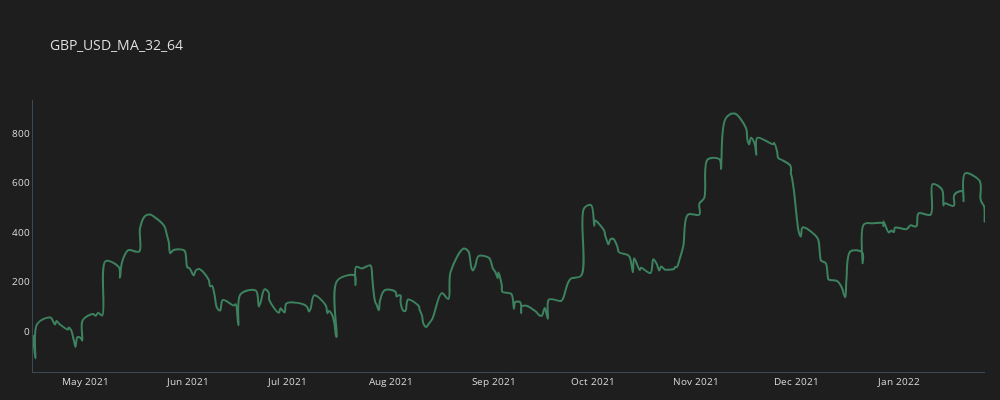
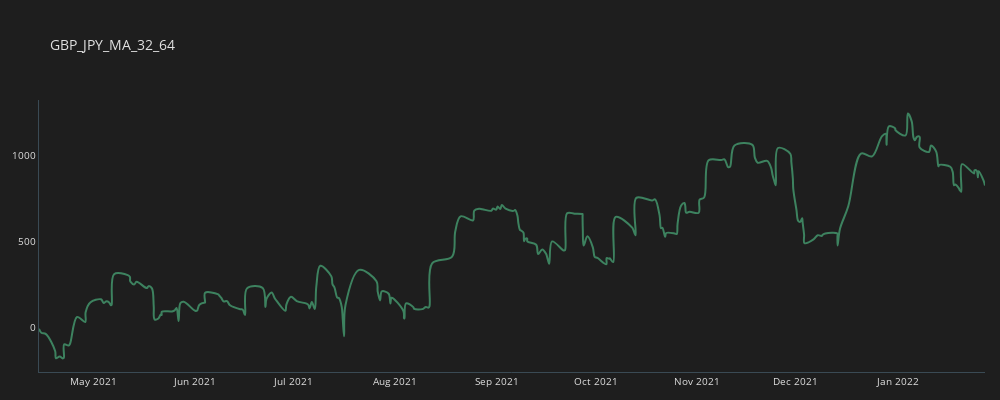
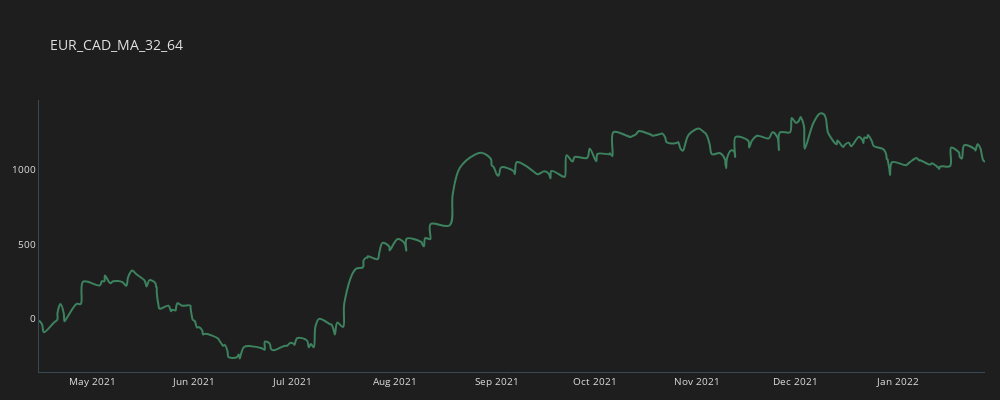
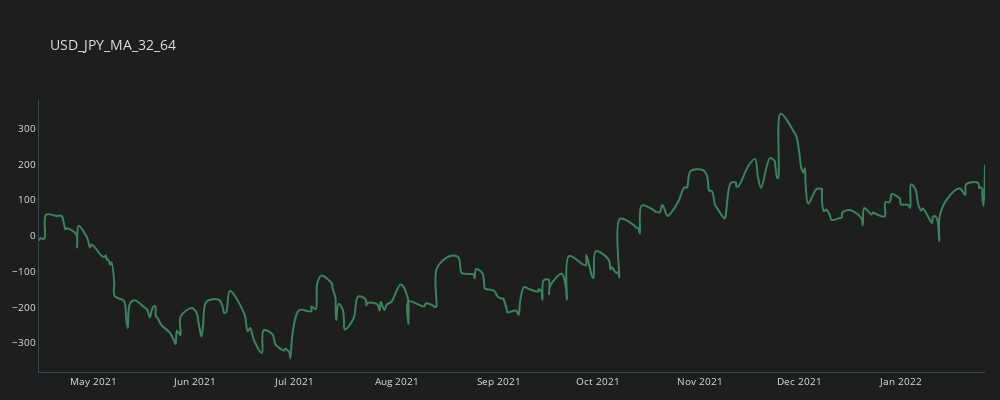

The cell these charts' notebook holds for them, in order:
### Markdown cell above
Now lets look at all the players

### Code cell
c = 'MA_32_64'
for p in our_pairs:
    temp_df = all_trades[(all_trades.CROSS==c) & (all_trades.PAIR==p)].copy()
    temp_df['CUM_GAIN'] = temp_df.GAIN.cumsum()
    plot_line(temp_df, p + "_" + c)

### Figure 1 — Plotly figure (JSON) as saved in the notebook; plotly's stock layout.template omitted (floating-point values rounded to 4 significant figures; data arrays with more than 128 entries replaced by an {"elided": "..."} marker saying what was removed)
{"data": [{"line": {"color": "#3d825f", "shape": "spline", "width": 2}, "mode": "lines", "name": "CAD_CUM_GAIN", "type": "scatter", "x": {"elided": "249 str values"}, "y": {"elided": "249 float values"}}], "layout": {"font": {"color": "#e1e1e1", "size": 10}, "height": 400, "margin": {"b": 15, "l": 15, "r": 15}, "paper_bgcolor": "#1e1e1e", "plot_bgcolor": "#1e1e1e", "title": {"text": "GBP_USD_MA_32_64"}, "width": 1000, "xaxis": {"linecolor": "#3a4a54", "linewidth": 1, "showgrid": false, "zeroline": false}, "yaxis": {"linecolor": "#3a4a54", "linewidth": 1, "showgrid": false, "zeroline": false}}}

### Figure 2 — Plotly figure (JSON) as saved in the notebook; plotly's stock layout.template omitted (floating-point values rounded to 4 significant figures; data arrays with more than 128 entries replaced by an {"elided": "..."} marker saying what was removed)
{"data": [{"line": {"color": "#3d825f", "shape": "spline", "width": 2}, "mode": "lines", "name": "CAD_CUM_GAIN", "type": "scatter", "x": {"elided": "253 str values"}, "y": {"elided": "253 float values"}}], "layout": {"font": {"color": "#e1e1e1", "size": 10}, "height": 400, "margin": {"b": 15, "l": 15, "r": 15}, "paper_bgcolor": "#1e1e1e", "plot_bgcolor": "#1e1e1e", "title": {"text": "GBP_JPY_MA_32_64"}, "width": 1000, "xaxis": {"linecolor": "#3a4a54", "linewidth": 1, "showgrid": false, "zeroline": false}, "yaxis": {"linecolor": "#3a4a54", "linewidth": 1, "showgrid": false, "zeroline": false}}}

### Figure 3 — Plotly figure (JSON) as saved in the notebook; plotly's stock layout.template omitted (floating-point values rounded to 4 significant figures; data arrays with more than 128 entries replaced by an {"elided": "..."} marker saying what was removed)
{"data": [{"line": {"color": "#3d825f", "shape": "spline", "width": 2}, "mode": "lines", "name": "CAD_CUM_GAIN", "type": "scatter", "x": {"elided": "263 str values"}, "y": {"elided": "263 float values"}}], "layout": {"font": {"color": "#e1e1e1", "size": 10}, "height": 400, "margin": {"b": 15, "l": 15, "r": 15}, "paper_bgcolor": "#1e1e1e", "plot_bgcolor": "#1e1e1e", "title": {"text": "EUR_CAD_MA_32_64"}, "width": 1000, "xaxis": {"linecolor": "#3a4a54", "linewidth": 1, "showgrid": false, "zeroline": false}, "yaxis": {"linecolor": "#3a4a54", "linewidth": 1, "showgrid": false, "zeroline": false}}}

### Figure 4 — Plotly figure (JSON) as saved in the notebook; plotly's stock layout.template omitted (floating-point values rounded to 4 significant figures; data arrays with more than 128 entries replaced by an {"elided": "..."} marker saying what was removed)
{"data": [{"line": {"color": "#3d825f", "shape": "spline", "width": 2}, "mode": "lines", "name": "CAD_CUM_GAIN", "type": "scatter", "x": {"elided": "263 str values"}, "y": {"elided": "263 float values"}}], "layout": {"font": {"color": "#e1e1e1", "size": 10}, "height": 400, "margin": {"b": 15, "l": 15, "r": 15}, "paper_bgcolor": "#1e1e1e", "plot_bgcolor": "#1e1e1e", "title": {"text": "USD_JPY_MA_32_64"}, "width": 1000, "xaxis": {"linecolor": "#3a4a54", "linewidth": 1, "showgrid": false, "zeroline": false}, "yaxis": {"linecolor": "#3a4a54", "linewidth": 1, "showgrid": false, "zeroline": false}}}
